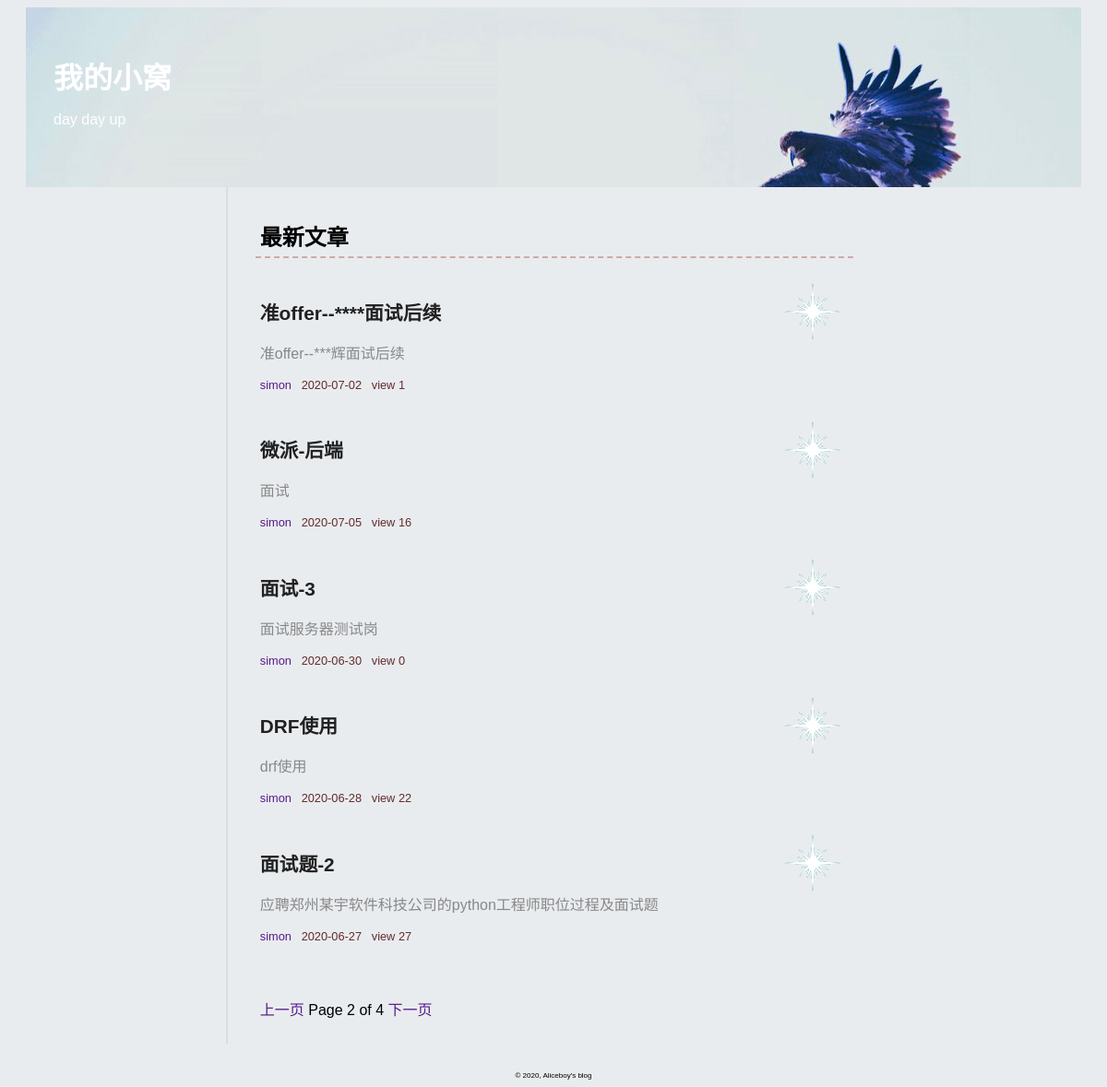
Screenshot of /blog/?page=2 with the database file from the repository.
### blog/models.py (models this page shows, shortened)
class Article(models.Model):
	title = models.CharField("文章标题",max_length=30)
	category = models.ForeignKey(Category,on_delete=models.CASCADE)
	content = MDTextField("文章内容")
	djgest = models.TextField("文章概要")
	author = models.ForeignKey(Author,on_delete=models.CASCADE)
	comment_num = models.BigIntegerField(default=0)
	view = models.BigIntegerField(default=0)
	created_time = models.DateTimeField("创建时间",auto_now_add=True)
	last_mod_time = models.DateTimeField("修改时间",auto_now=True)
	tag = models.ManyToManyField(Tag,blank=True)
	class Meta:
		ordering = ('-created_time',)

class Author(models.Model):
	name = models.CharField("作者姓名",max_length=20)
	avatar = models.ImageField(upload_to='avatar/%Y%m%d',blank=True)
	def __str__(self):
		return self.name

### blog/views.py (the view)
# urls.py: path('',views.index,name='index'),
def index(request):
	article_list = Article.objects.all()
	paginator = Paginator(article_list,5)
	if request.method == "GET":
		page = request.GET.get('page')
		try:
			books = paginator.page(page)
		except PageNotAnInteger:
			books = paginator.page(1)
		except InvalidPage:
			return HttpResponse("找不到页面")
		except EmptyPage:
			books = paginator.page(paginator.num_pages)
	context = {'article_list': books}
	return render(request,"blog/index.html",context)

### blog/templates/blog/index.html (shortened to what this page needs)
{% extends 'blog/base.html' %}
{% block content %}
<div id='body_main'>
	<h3>最新文章</h3>
	{% for article in article_list %}
	<div class="index_blog">
		<a href="{% url 'blog:detail' pk=article.pk %}">
			<h2>{{ article.title }}</h2>
			<p>{{ article.djgest }}</p>
		</a>
		<div class="time_and">
			<a href="#">{{ article.author }}</a>
			{{ article.last_mod_time|date:'Y-m-d' }}
			&nbsp;
			view&nbsp;{{ article.view }}
		</div>
	</div>
	{% endfor %}
	<br>
	<p id='page'>
		{% if article_list.has_previous %}
			<a href="?page={{ article_list.previous_page_number }}">上一页</a>
		{% endif %}
		Page {{ article_list.number }} of {{ article_list.paginator.num_pages }}
		{% if article_list.has_next %}
			<a href="?page={{ article_list.next_page_number }}">下一页</a>
		{% endif %}
	</p>
</div>
{% endblock %}

### blog/static/css/base.css (style rules this page uses)
body { background-color: #e9ecef; font-family: Verdana, Geneva, Arial, sans-serif; font-size: medium; }
h1,h2 { font-family: "Emblema One", sans-serif; color: #212121; }
div#body_main { margin-left: 20%; margin-right: 20%; border-left: 2px solid #dadce0; padding: 10px 10px 10px 10px; }
h2,.article_body h2 { font-size: 1.3em; }
a { text-decoration: none; color: #551A8B; }
.time_and { font-size: 0.8em; color: #632c2c; }
div#body_main>h3 { padding: 5px; margin:20px; border-bottom:2px dashed #CAA; font-size: 1.5em; }
div.index_blog p { color:#888888; }
div.index_blog { padding: 5px; margin: 20px; background-image: url(../images/background.gif); background-repeat: no-repeat; background-position: top right; }
#page { margin-left: 20px; padding-left: 5px; }

### rows the page displays
Article: title "准offer--****面试后续", djgest "准offer--***辉面试后续", author "simon", last_mod_time "2020-07-02", view "1"
Article: title "微派-后端", djgest "面试", author "simon", last_mod_time "2020-07-05", view "16"
Article: title "面试-3", djgest "面试服务器测试岗", author "simon", last_mod_time "2020-06-30", view "0"
Article: title "DRF使用", djgest "drf使用", author "simon", last_mod_time "2020-06-28", view "22"
Article: title "面试题-2", djgest "应聘郑州某宇软件科技公司的python工程师职位过程及面试题", author "simon", last_mod_time "2020-06-27", view "27"

### other values shown
{{ article_list.number }} "2"
{{ article_list.paginator.num_pages }} "4"
